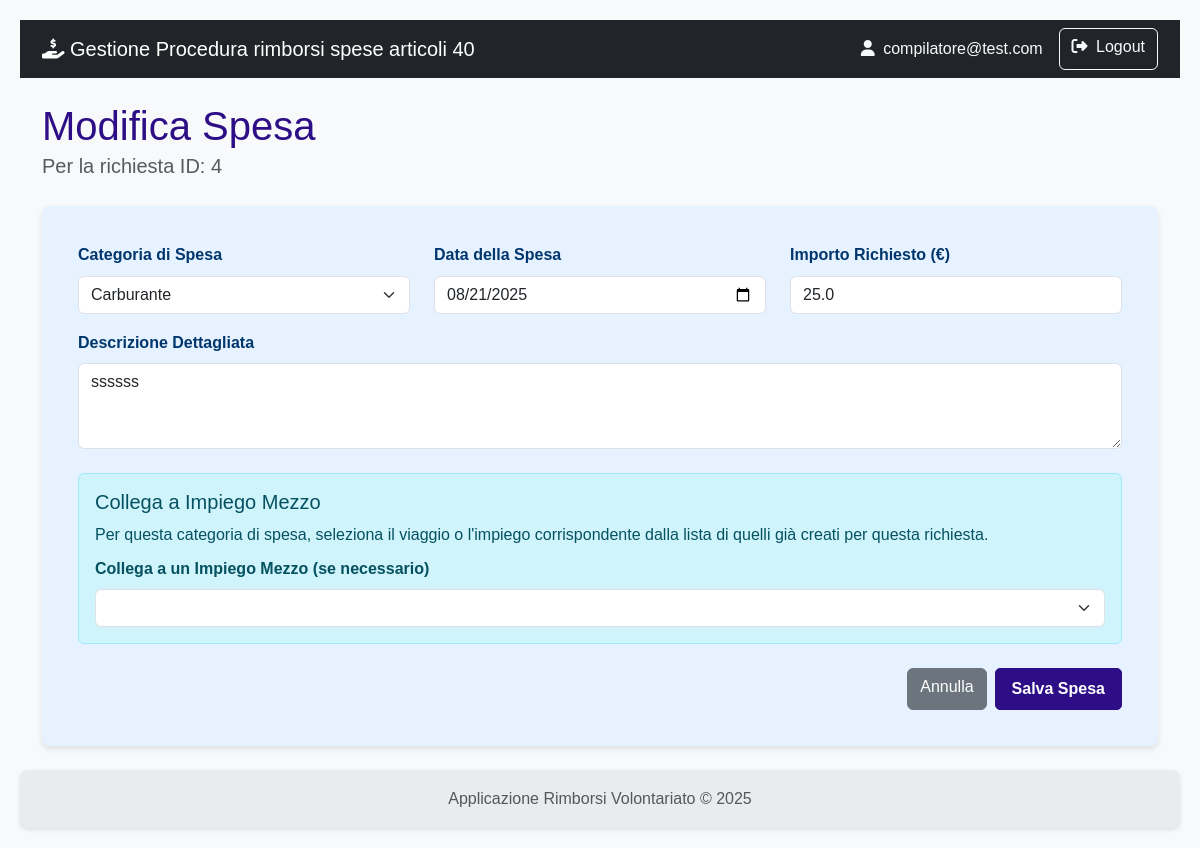
/richiesta/4/spese/14/modifica (signed in), run on an earlier commit of the app's database.
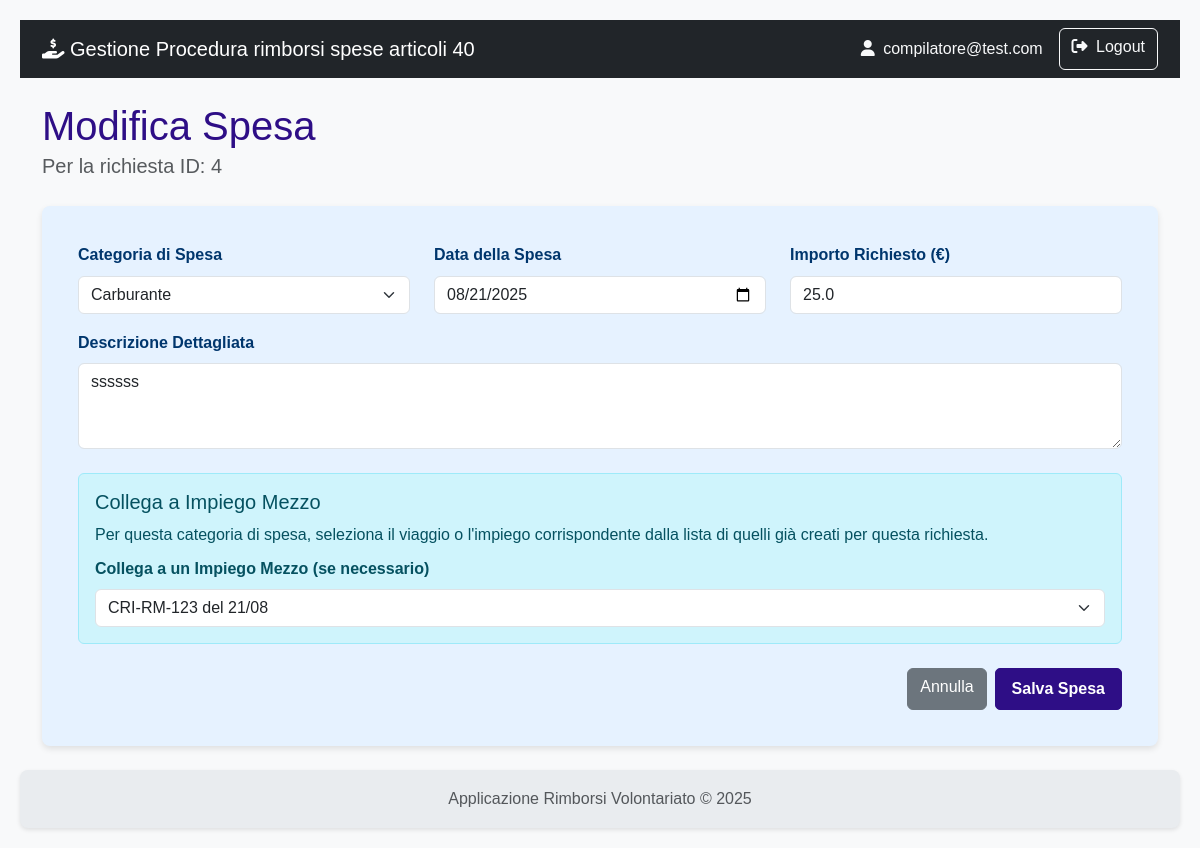
And on a later commit of the database.
### rimborsi/models.py (models this page shows)
class Spesa(db.Model):
    id = db.Column(db.Integer, primary_key=True)
    data_spesa = db.Column(db.Date, nullable=False)
    categoria = db.Column(db.String(1), nullable=False)
    descrizione_spesa = db.Column(db.String(250))
    importo_richiesto = db.Column(db.Float, nullable=False)
    importo_approvato = db.Column(db.Float)
    note_istruttoria = db.Column(db.Text)
    richiesta_id = db.Column(db.Integer, db.ForeignKey('richiesta.id'), nullable=False)
    documenti = db.relationship('DocumentoSpesa', backref='spesa', lazy=True, cascade="all, delete-orphan")
    impiego_id = db.Column(db.Integer, db.ForeignKey('impiego_mezzo_attrezzatura.id'), nullable=True)

### rimborsi/richiesta/routes.py (the view, shortened to what this page needs)
@richiesta_bp.route('/<int:richiesta_id>/spese/<int:spesa_id>/modifica', methods=['GET', 'POST'])
@login_required
def modifica_spesa(richiesta_id, spesa_id):
    spesa = Spesa.query.get_or_404(spesa_id)
    richiesta = Richiesta.query.get_or_404(richiesta_id)
    form = SpesaForm(obj=spesa, richiesta_id=richiesta_id)
    return render_template('richiesta/crea_modifica_spesa.html',
                           form=form,
                           richiesta=richiesta,
                           titolo="Modifica Spesa")

### rimborsi/richiesta/forms.py (shortened to what this page needs)
class SpesaForm(FlaskForm):
    categoria = SelectField('Categoria di Spesa', choices=[
        ('01', 'Carburante'), ('02', 'Pedaggi autostradali'), ('03', 'Pasti'),
        ('04', 'Ripristino danni mezzi'), ('05', 'Viaggio'), ('06', 'Altro')
    ], validators=[DataRequired()])
    data_spesa = DateField('Data della Spesa', format='%Y-%m-%d', validators=[DataRequired()])
    descrizione_spesa = TextAreaField('Descrizione Dettagliata', validators=[DataRequired(), Length(max=250)])
    importo_richiesto = FloatField('Importo Richiesto (€)', validators=[DataRequired()])
    impiego = QuerySelectField('Collega a un Impiego Mezzo (se necessario)',
                               get_label=lambda i: f"{i.mezzo_attrezzatura.targa_inventario} del {i.data_ora_inizio_impiego.strftime('%d/%m')}",
                               allow_blank=True)
    submit = SubmitField('Salva Spesa')
    def __init__(self, richiesta_id, *args, **kwargs):
        super(SpesaForm, self).__init__(*args, **kwargs)
        self.impiego.query = impieghi_disponibili_query(richiesta_id)

### rimborsi/richiesta/forms.py (called while the page is built)
def impieghi_disponibili_query(richiesta_id):
    return ImpiegoMezzoAttrezzatura.query.filter_by(richiesta_id=richiesta_id).all()

### rimborsi/templates/richiesta/crea_modifica_spesa.html (shortened to what this page needs)
{% extends 'base.html' %}
{% block content %}
    <div class="mb-4">
        <h1 class="mb-0">{{ titolo }}</h1>
        <p class="lead text-muted">Per la richiesta ID: {{ richiesta.id }}</p>
    </div>
    <div class="card shadow-sm">
        <div class="card-body">
            <form method="POST" action="" novalidate>
                <div class="row">
                    <div class="col-md-4 mb-3">
                        {{ form.categoria.label(class="form-label fw-bold") }}
                        {{ form.categoria(class="form-select") }}
                    </div>
                    <div class="col-md-4 mb-3">
                        {{ form.data_spesa.label(class="form-label fw-bold") }}
                        {{ form.data_spesa(class="form-control") }}
                    </div>
                    <div class="col-md-4 mb-3">
                        {{ form.importo_richiesto.label(class="form-label fw-bold") }}
                        {{ form.importo_richiesto(class="form-control") }}
                    </div>
                </div>
                <div class="mb-3">
                    {{ form.descrizione_spesa.label(class="form-label fw-bold") }}
                    {{ form.descrizione_spesa(class="form-control", rows=3) }}
                </div>
                <div id="sezione-collega-impiego" class="mt-4" style="display: none;">
                    <div class="alert alert-info">
                        <h5 class="alert-heading">Collega a Impiego Mezzo</h5>
                        <p class="mb-2">Per questa categoria di spesa, seleziona il viaggio o l'impiego corrispondente dalla lista di quelli già creati per questa richiesta.</p>
                        {{ form.impiego.label(class="form-label fw-bold") }}
                        {{ form.impiego(class="form-select" + (" is-invalid" if form.impiego.errors else "")) }}
                    </div>
                </div>
                <div class="d-flex justify-content-end mt-4">
                    <a href="{{ url_for('richiesta.dettaglio_richiesta', richiesta_id=richiesta.id) }}" class="btn btn-secondary me-2">Annulla</a>
                    {{ form.submit(class="btn btn-primary") }}
                </div>
            </form>
        </div>
    </div>
{% endblock %}

What changed in the data, as far as the page shows it:
changed Spesa "Carburante": impiego (not shown) → "CRI-RM-123 del 21/08"
